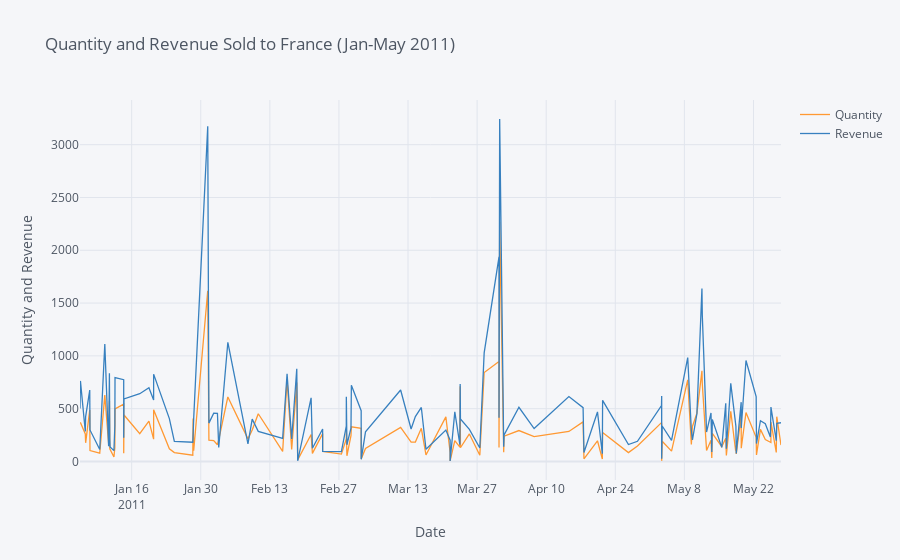

Write notebook code for a chart like this one.
### Markdown cell above
## 2. Create an interactive line chart showing quantity and revenue sold to France between January 1st and May 31st 2011.

### Code cell
data_france = ret[(ret['Country'] == 'France') & (ret['InvoiceDate'] >= '2011-01-01') & (ret['InvoiceDate'] <= '2011-05-31')]

data_france = data_france.groupby('InvoiceDate').agg({'Quantity': 'sum', 'Revenue': 'sum'})

data_france.iplot(kind='line',
                  xTitle='Date',
                  yTitle='Quantity and Revenue',
                  title='Quantity and Revenue Sold to France (Jan-May 2011)')
